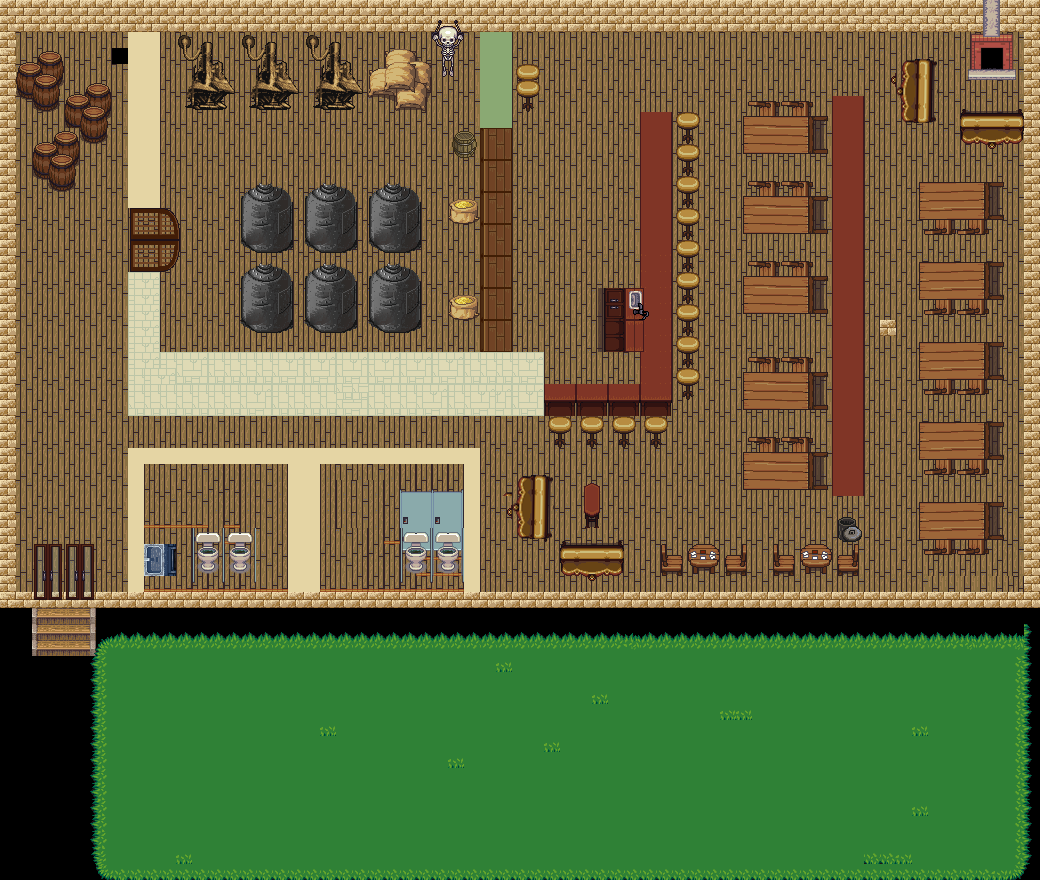

A level layout from a 2D game, rendered from its tile map. Below: a short description, then the map file with tile-grid data replaced by summaries:
An orthogonal 65x55 tile map with 16x16 px tiles, 4 tile layers (Tile Layer 1, Tile Layer 2, Tile Layer 3, Tile Layer 4), 7 tilesets and 1 object (bump).

<map version="1.4" tiledversion="1.4.2" orientation="orthogonal" renderorder="right-down" width="65" height="55" tilewidth="16" tileheight="16" infinite="0" nextlayerid="8" nextobjectid="6">
 <tileset firstgid="1" source="Interior 2.tsx" />
 <tileset firstgid="3329" name="Interior" tilewidth="16" tileheight="16" tilecount="5952" columns="93">
  <image source="../sprites/Interior.png" width="1500" height="1024" />
 </tileset>
 <tileset firstgid="9281" source="Terrain and Outside.tsx" />
 <tileset firstgid="13377" source="hyptosis_tile-art-batch-1.tsx" />
 <tileset firstgid="16977" source="hyptosis_tile-art-batch-4.tsx" />
 <tileset firstgid="20577" source="Outside Objects.tsx" />
 <tileset firstgid="24673" source="hyptosis_til-art-batch-2.tsx" />
 <layer id="1" name="Tile Layer 1" width="65" height="55">
  <data>[3575 cells, 2478 non-empty, 29 distinct tile ids]</data>
 </layer>
 <layer id="2" name="Tile Layer 2" width="65" height="55">
  <data>[3575 cells, 187 non-empty, 51 distinct tile ids]</data>
 </layer>
 <layer id="3" name="Tile Layer 3" width="65" height="55">
  <data>[3575 cells, 1900 non-empty, 250 distinct tile ids]</data>
 </layer>
 <layer id="4" name="Tile Layer 4" width="65" height="55">
  <data>[3575 cells, 46 non-empty, 45 distinct tile ids]</data>
 </layer>
 <objectgroup id="7" name="Object Layer 1">
  <object id="4" name="Wall" type="bump" x="3.98115" y="-1.90114" width="1032.06" height="33.2625" />
 </objectgroup>
</map>
